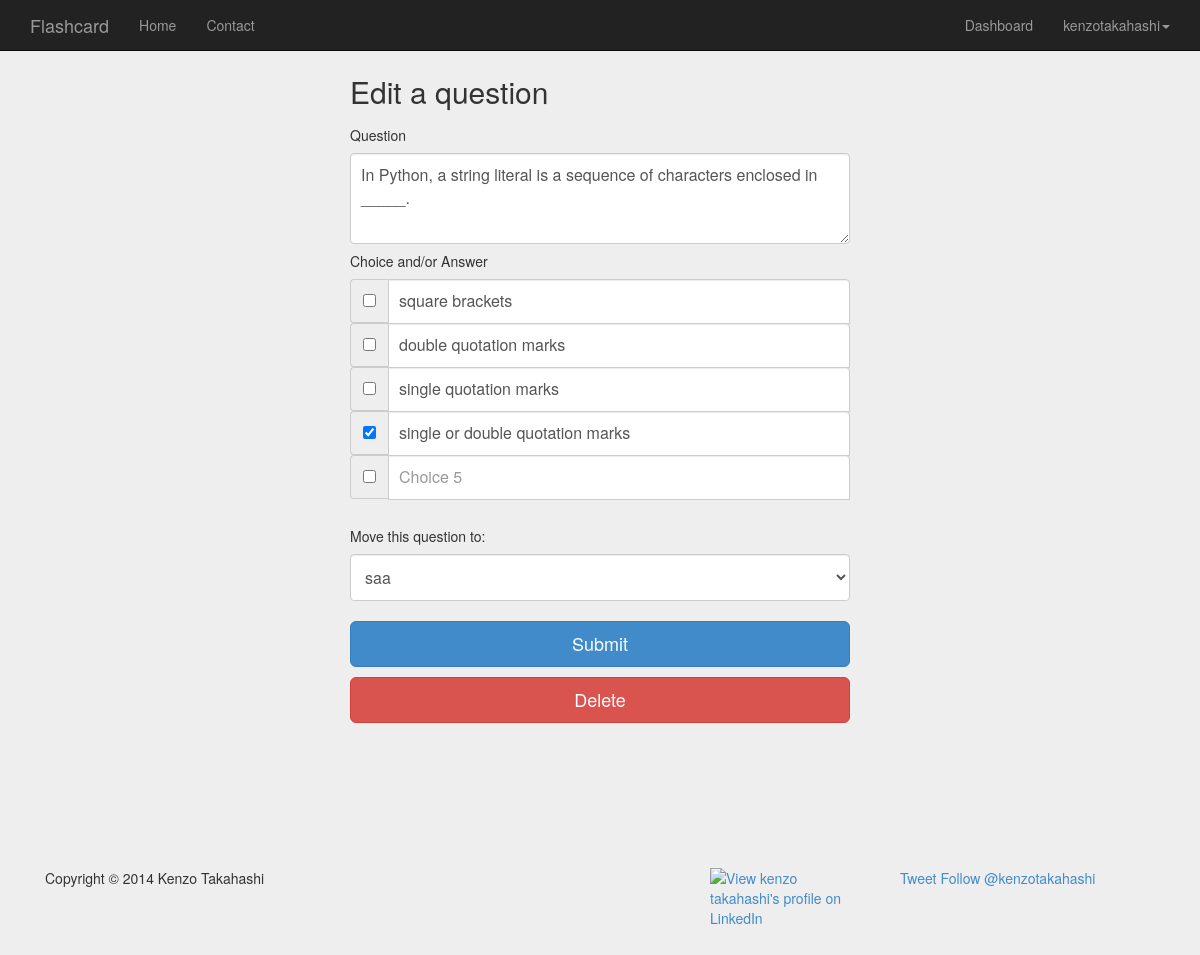
The page /edit_question/8/ (signed in) on the database as committed earlier.
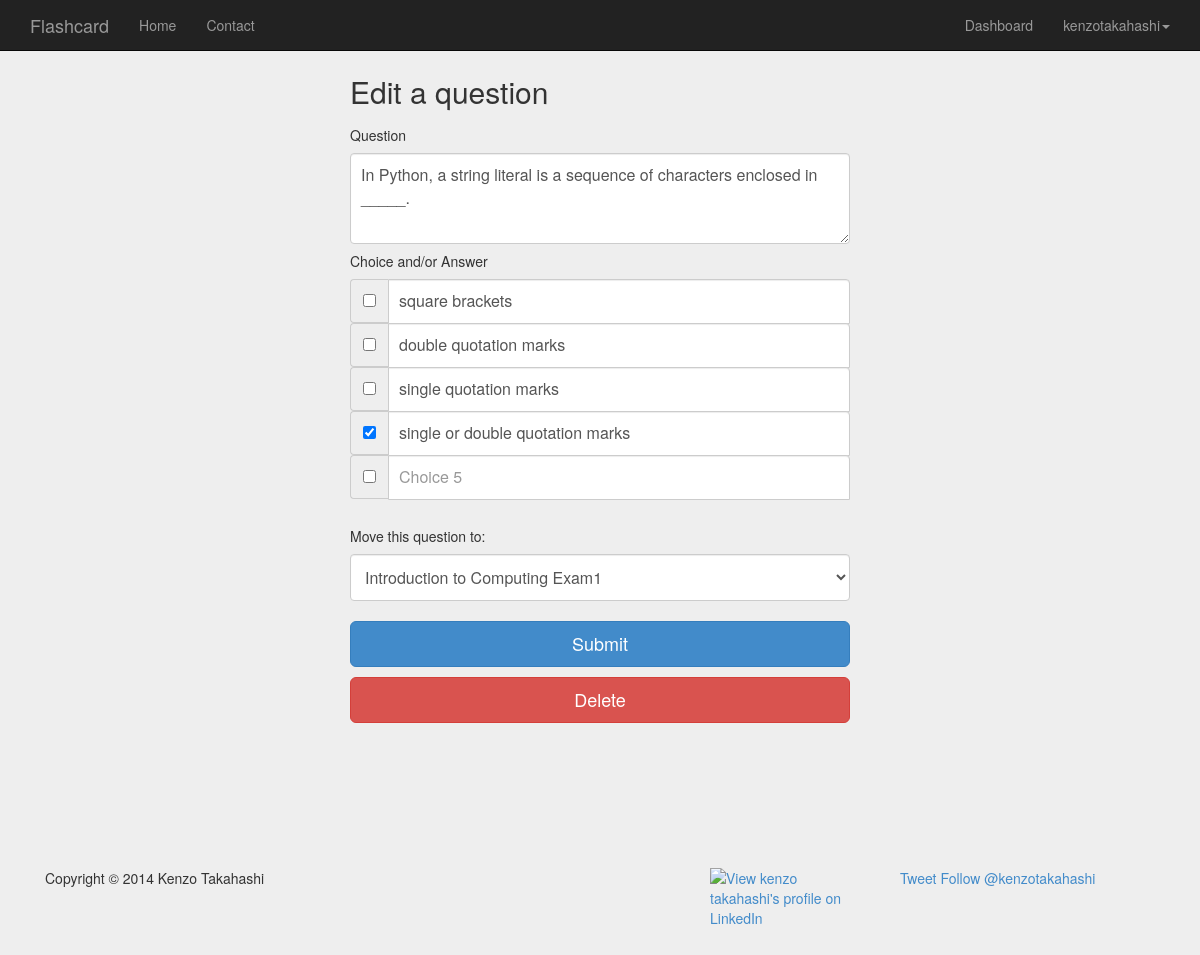
The same page on the database as committed later.
### flash/models.py (models this page shows, shortened)
class Question(models.Model):
	question = models.TextField()
	questionType = models.CharField(max_length=24, blank=True)
	cardSet = models.ForeignKey(CardSet, blank=True)
	created = models.DateTimeField(auto_now_add=True)
	lastModified = models.DateTimeField(auto_now=True)
	choice1 = models.CharField(max_length=128, null=True, blank=True)
	choice2 = models.CharField(max_length=128, null=True, blank=True)
	choice3 = models.CharField(max_length=128, null=True, blank=True)
	choice4 = models.CharField(max_length=128, null=True, blank=True)
	choice5 = models.CharField(max_length=128, null=True, blank=True)
	isAnswer1 = models.BooleanField(default=False)
	isAnswer2 = models.BooleanField(default=False)
	isAnswer3 = models.BooleanField(default=False)
	isAnswer4 = models.BooleanField(default=False)
	isAnswer5 = models.BooleanField(default=False)

class CardSet(models.Model):
	ME = 'me'
	EVERYONE = 'eo'
	PEOPLE_WTH_PW = 'pw'
	VISIBLE_TO = (
		('me', 'just me'),
		('eo', 'everyone'),
		('pw', 'people with a password...')
	)
	name = models.CharField(max_length=48)
	user = models.ForeignKey(User)
	visibleTo = models.CharField(max_length=2, choices=VISIBLE_TO, default=ME)
	created = models.DateTimeField(auto_now_add=True)
	lastModified = models.DateTimeField(auto_now=True)
	view = models.IntegerField(default=0)
	password = models.CharField(max_length=24, null=True, blank=True)

### flash/views.py (the view)
# urls.py: url(r'^edit_question/(?P<question_id>\d+)/$', views.editQuestion, name='editQuestion'),
@login_required
def editQuestion(request, question_id):
	context = RequestContext(request)
	question = Question.objects.get(pk=question_id)
	cardSetList = CardSet.objects.filter(user=request.user)
	message = ""
	questionType = ""
	if request.method == 'POST':
		questionForm = QuestionForm(request.POST, instance=question)
		if questionForm.is_valid():
			question = questionForm.save(commit=False)
			question, questionType = classifyQuestionType(question)
			if questionType != "Invalid":
				question.questionType = questionType
				selectedCardSet = request.POST['cardSet']
				question.cardSet = CardSet.objects.get(name=selectedCardSet)
				question.save()
				question.cardSet.save()
				message = "Question successfully edited."
				questionType = "The questionType is: " + questionType
			else:
				questionType = "The Question is invalid"
		else:
			print questionForm.errors
	else:
		questionForm = QuestionForm(instance=question)
	context_dict = {'questionForm': questionForm, 'message': message, 'question': question,
					'questionType': questionType, 'cardSetList': cardSetList}
	return render_to_response('flash/editQuestion.html', context_dict, context)

### flash/forms.py
class QuestionForm(forms.ModelForm):
	choice1 = forms.CharField(max_length=128, widget=forms.TextInput(
		attrs={'placeholder': 'Choice 1', 'class': 'form-control'}), required=False)
	choice2 = forms.CharField(max_length=128, widget=forms.TextInput(
		attrs={'placeholder': 'Choice 2', 'class': 'form-control'}), required=False)
	choice3 = forms.CharField(max_length=128, widget=forms.TextInput(
		attrs={'placeholder': 'Choice 3', 'class': 'form-control'}), required=False)
	choice4 = forms.CharField(max_length=128, widget=forms.TextInput(
		attrs={'placeholder': 'Choice 4', 'class': 'form-control'}), required=False)
	choice5 = forms.CharField(max_length=128, widget=forms.TextInput(
		attrs={'placeholder': 'Choice 5', 'class': 'form-control'}), required=False)
	class Meta:
		model = Question
		fields = ['question', 'choice1','choice2','choice3','choice4','choice5',
				  'isAnswer1','isAnswer2','isAnswer3','isAnswer4','isAnswer5']
		widgets = {
			'question': forms.Textarea(
				attrs={'cols': 70, 'rows': 3, 'placeholder': 'Question',
				'class': 'form-control', 'autofocus': True }),
		}

### templates/flash/editQuestion.html (shortened to what this page needs)
{% extends 'flash/base.html' %}
{% load static %}
{% block css %}
<link href="{% static 'css/signin.css'%} " rel="stylesheet">
<link href="{% static 'css/questionform.css'%} " rel="stylesheet">
<link href="{% static 'css/formstyle.css'%} " rel="stylesheet">
{% endblock %}
{% block body %}
  <div class="container">
    <div class="form-signin">
      <form id="category_form" method="post" action="/edit_question/{{ question.id }}/">
        <h2 class="form-signin-heading">Edit a question</h2>
        <h5>Question</h5>
        <p>{{ questionForm.question }}</p>
        <h5>Choice and/or Answer</h5>
        <div class="input-group">
          <span class="input-group-addon">{{ questionForm.isAnswer1 }}</span>
            {{ questionForm.choice1 }}
        </div>
        <div class="input-group">
          <span class="input-group-addon">{{ questionForm.isAnswer2 }}</span>
            {{ questionForm.choice2 }}
        </div>
        <div class="input-group">
          <span class="input-group-addon">{{ questionForm.isAnswer3 }}</span>
            {{ questionForm.choice3 }}
        </div>
        <div class="input-group">
          <span class="input-group-addon">{{ questionForm.isAnswer4 }}</span>
            {{ questionForm.choice4 }}
        </div>
        <div class="input-group">
          <span class="input-group-addon">{{ questionForm.isAnswer5 }}</span>
            {{ questionForm.choice5 }}
        </div>
        <br>
        <h5>Move this question to:</h5>
        <select class="form-control" name="cardSet">
        <option value="{{ question.cardSet.name }}">{{ question.cardSet.name }}</option>
        </select>
        <button class="btn btn-lg btn-primary btn-block" data-loading-text="Loading..." type="submit">Submit</button>
        <button class="btn btn-danger btn-lg btn-block" data-toggle="modal" data-target="#myModal">Delete
        </button>
      </form>
    </div>
  </div>
<br><br><br><br><br><br>
{% endblock %}

Rows that differ between the two databases and show on the page:
changed Question "In Python, a string literal is a sequence of characters enclosed in _____.": cardSet "saa" → "Introduction to Computing Exam1"
